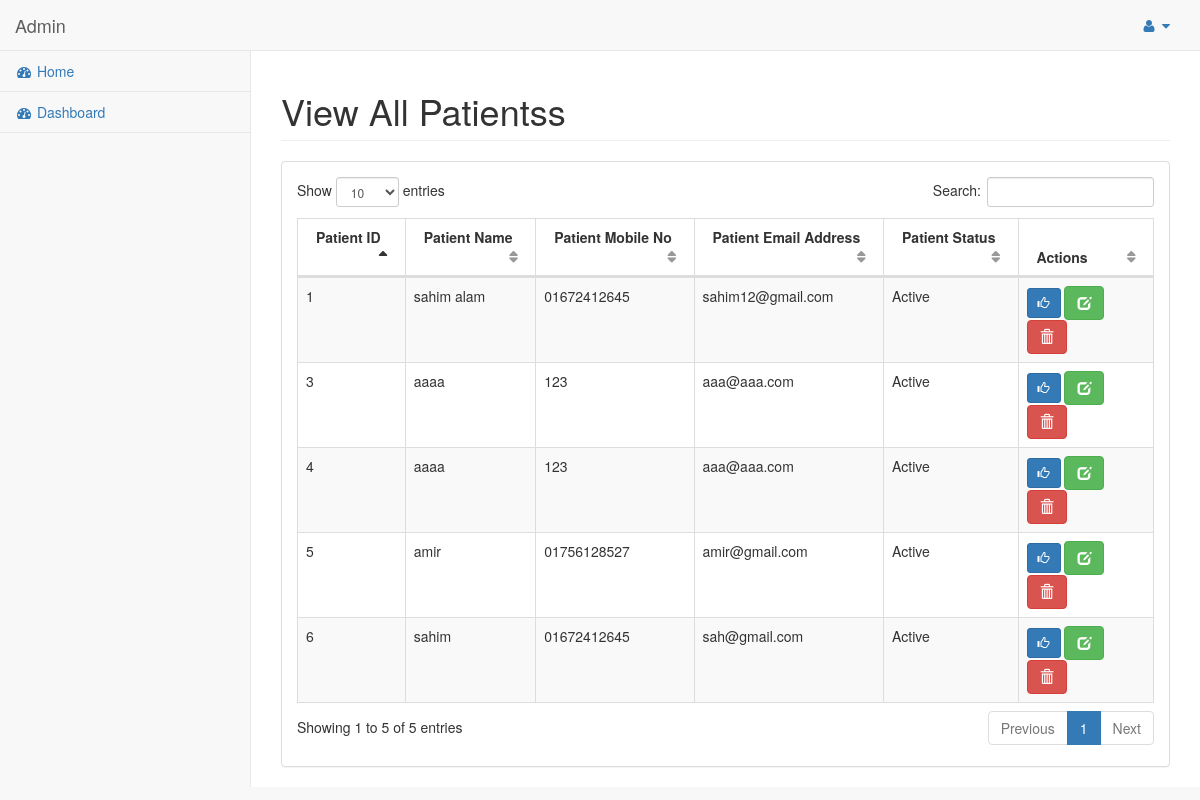
Before: /index.php/patient/patient_list with the older database file.
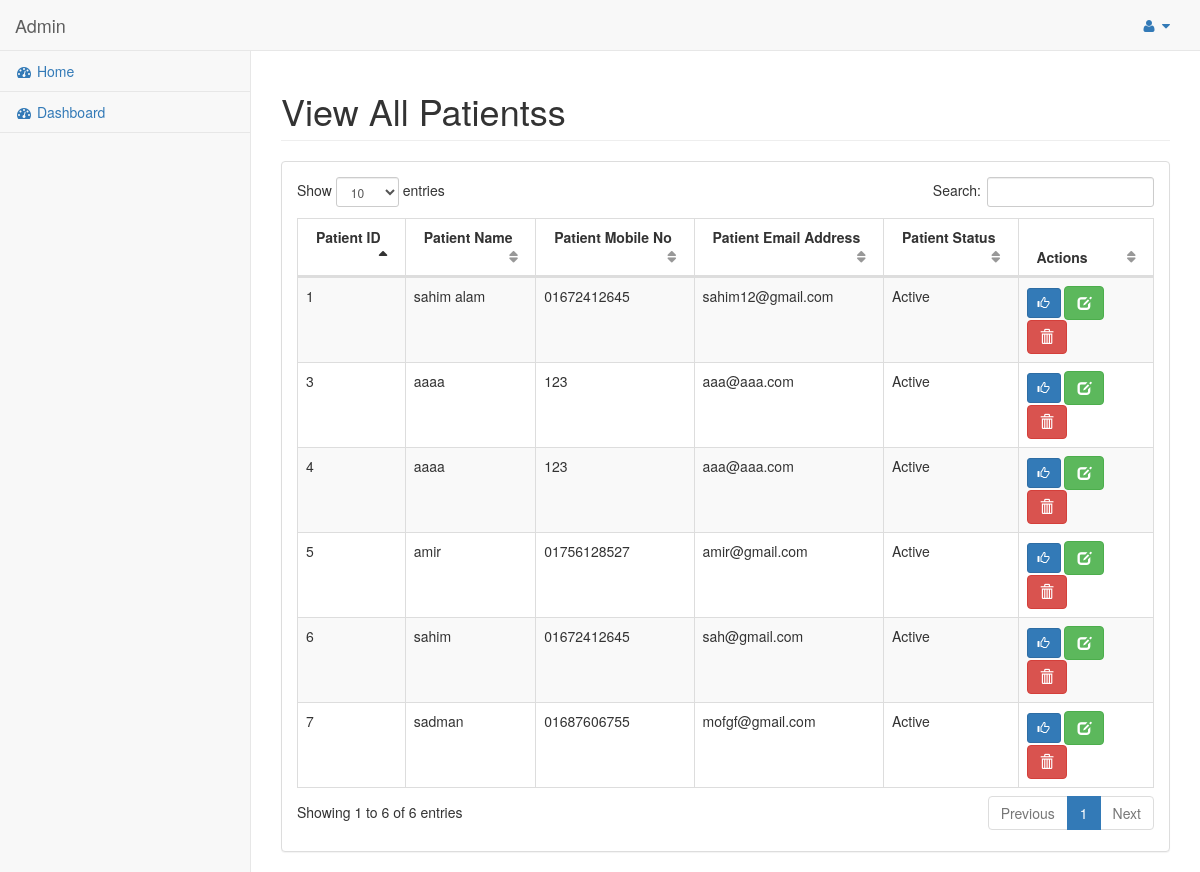
After: the same page with the newer database file.
### tables this page shows
CREATE TABLE `tbl_patient` (
  `patient_id` int(11) NOT NULL,
  `patient_name` varchar(255) NOT NULL,
  `mobile_no` varchar(50) NOT NULL,
  `email_address` varchar(255) NOT NULL,
  `password` varchar(255) NOT NULL,
  `status` tinyint(3) NOT NULL
);

### application/controllers/Patient.php (called while the page is built, shortened)
<?php
class Patient extends CI_Controller
{
    public function __construct()
    {
        $this->load->model('patient_model');
    }
    public function patient_list()
    {
        $data = array();
        $data['patient_data'] = $this->patient_model->select_all_patients();
        $data['dashboard'] = $this->load->view('admin/admin_pages/manage_patient_list', $data, true);
        $this->load->view('admin/admin_master', $data);
    }
}

### index.php (called while the page is built, shortened)
<?php
require_once BASEPATH.'core/CodeIgniter.php';

### application/models/Patient_model.php (called while the page is built, shortened)
<?php
class Patient_model extends CI_Model
{
    public function select_all_patients()
    {
        $result = $this->db->select('*')
            ->from('tbl_patient')
            ->get()
            ->result();
        return $result;
    }
}

### application/views/admin/admin_pages/manage_patient_list.php (the view, shortened to what this page needs)
<div class="row">
    <div class="col-lg-12">
        <h1 class="page-header">View All Patientss</h1>
    </div>
</div>
<div class="row">
    <div class="col-lg-12">
        <div class="panel panel-default">
            <div class="panel-body">
                <table width="100%" class="table table-striped table-bordered table-hover" id="dataTables-example">
                    <thead>
                    <tr>
                        <th>Patient ID</th>
                        <th>Patient Name</th>
                        <th>Patient Mobile No</th>
                        <th>Patient Email Address</th>
                        <th>Patient Status</th>
                        <th>Actions</th>
                    </tr>
                    </thead>
                    <tbody>
                    <?php
                    foreach ($patient_data as $v_patient) {?>
                        <tr>
                            <td><?php echo $v_patient->patient_id?></td>
                            <td><?php echo $v_patient->patient_name?></td>
                            <td><?php echo $v_patient->mobile_no?></td>
                            <td><?php echo $v_patient->email_address?></td>
                            <td>
                                <?php
                                if($v_patient->status ==1){
                                    echo 'Active';
                                }
                                elseif($v_patient->status ==2){
                                    echo 'Inactive';
                                }
                                ?>
                            </td>
                            <td>
                                <?php if($v_patient->status ==1 ){?>
                                    <a href="<?php echo base_url("patient/change_patient_status/$v_patient->patient_id/2")?>" class='btn btn-primary btn-sm' title="Update Status">
                                        <i class="glyphicon glyphicon-thumbs-up"></i>
                                    </a>
                                <?php } elseif($v_patient->status ==2) { ?>
                                    <a href="<?php echo base_url("patient/change_patient_status/$v_patient->patient_id/1")?>" class='btn btn-primary btn-sm' title="Update Status">
                                        <i class="glyphicon glyphicon-thumbs-down"></i>
                                    </a>
                                <?php } ?>
                                <a href="<?php echo base_url("patient/edit_patient/$v_patient->patient_id")?>" class="btn btn-success" title="Edit"><span class="glyphicon glyphicon-edit"></span></a>
                                <a href="<?php echo base_url("patient/delete_patient/$v_patient->patient_id")?>" class="btn btn-danger" title="Delete" onclick="return confirm('Are you sure want to delete!!')"><span class="glyphicon glyphicon-trash"></span></a>
                            </td>
                        </tr>
                    <?php }?>
                    </tbody>
                </table>
            </div>
        </div>
    </div>
</div>

Changed rows visible on the page:
added tbl_patient: patient_id "7", patient_name "sadman", mobile_no "01687606755", email_address "mofgf@gmail.com", status "Active"
Other visible differences:
text written by a page script: "Show entries Search: Showing 1 to 5 of 5 entries Previous 1 Next" → "Show entries Search: Showing 1 to 6 of 6 entries Previous 1 Next"
